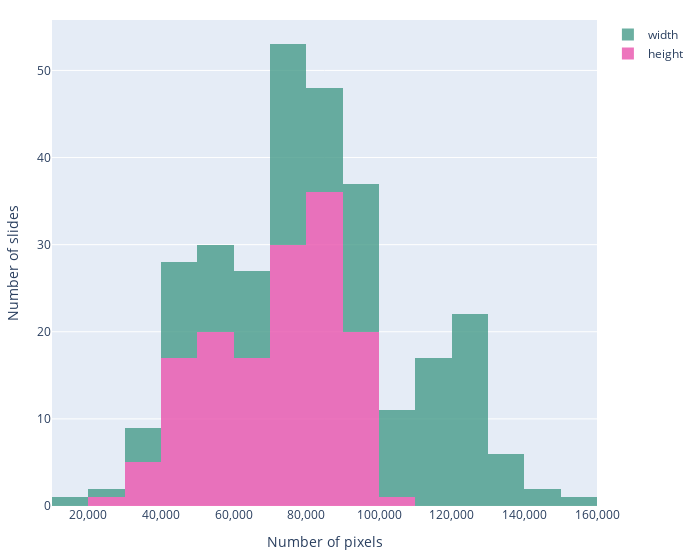

Notebook source saved alongside this figure:
### Code cell
fig = go.Figure()
fig.add_trace(go.Histogram(x=df['Level0_height'], marker_color=cd['pink'], name="height"))
fig.add_trace(go.Histogram(x=df['Level0_width'], marker_color=cd['green'], name="width"))

# The two histograms are drawn on top of another
fig.update_layout(title={
        'y':0.94,
        'x':0.5,
        'xanchor': 'center',
        'yanchor': 'top'},
        xaxis_title_text='Number of pixels',
        xaxis_tickformat=",.0f",
        yaxis_title_text='Number of slides',
        barmode='stack', 
        width=700,
        margin=dict(l=50, r=50, b=50, t=20))
fig.update_traces(opacity=0.8)
fig.show()

### Figure 1 — Plotly figure (JSON) as saved in the notebook; plotly's stock layout.template omitted (floating-point values rounded to 4 significant figures; data arrays with more than 128 entries replaced by an {"elided": "..."} marker saying what was removed)
{"data": [{"marker": {"color": "#E953AD"}, "name": "height", "opacity": 0.8, "type": "histogram", "x": {"elided": "147 int values"}}, {"marker": {"color": "#479C8A"}, "name": "width", "opacity": 0.8, "type": "histogram", "x": {"elided": "147 int values"}}], "layout": {"barmode": "stack", "margin": {"b": 50, "l": 50, "r": 50, "t": 20}, "title": {"x": 0.5, "xanchor": "center", "y": 0.94, "yanchor": "top"}, "width": 700, "xaxis": {"tickformat": ",.0f", "title": {"text": "Number of pixels"}}, "yaxis": {"title": {"text": "Number of slides"}}}}
